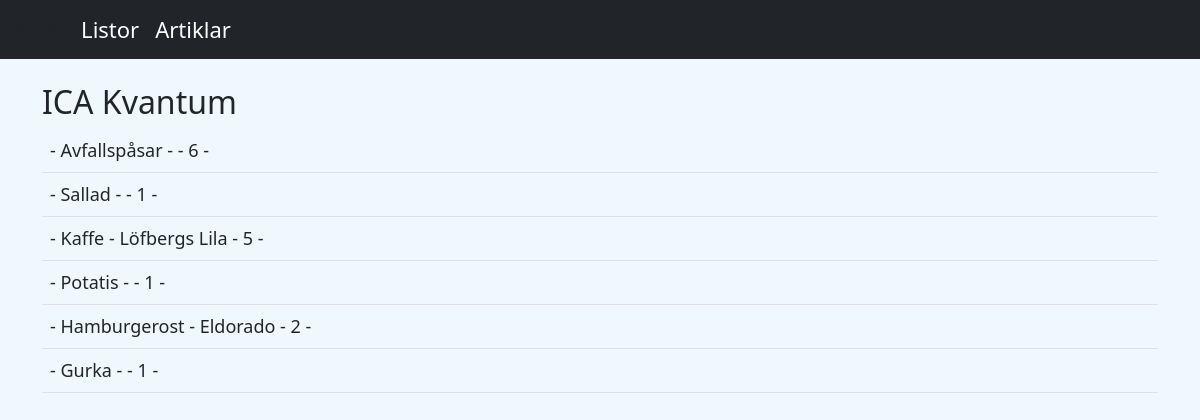
/posts/6/ICA Kvantum, run on the app's committed database.
### app.py (models this page shows, shortened)
class Postss(db.Model):
    id = db.Column(db.Integer, primary_key=True)
    name = db.Column(db.String(100), nullable=False)
    info = db.Column(db.String(50), nullable=False)
    category = db.Column(db.String(20), nullable=False)
    date_added = db.Column(db.DateTime, nullable=False, default=datetime.utcnow)
    done = db.Column(db.Boolean, default=False)
    poster_id = db.Column(db.Integer, db.ForeignKey('lists.id'))

### app.py (the view)
@app.route('/posts/<int:id>/<name>')
def posts(id,name):
    print(name)
    posts = db.session.query(Postss, Postss.name, Postss.info, Postss.category).join(Lists).filter(id == Postss.poster_id).all()
    for post in posts:
     return render_template('post.html', posts=posts, name=name)

### templates/post.html
{% extends "base.html" %}
{% block content %}
<table  class = "table table-borderd table-hover th-sm">
<h2>
    {{ name }}
</h2>
    <tbody>
    {% for post in posts %}
    <tr>
        <td>{{ post.id }} - {{ post.name }} - {{ post.info }} - {{ post.category}} - {{ post.poster_id}}
    </tr>
    </tbody>
    {% endfor %}
</table>
{% endblock %}

### static/css/style.css (style rules this page uses)
body { background: #F0F8FF; }
tbody { font-size: 18px; }

### data on the page
Postss: name "Avfallspåsar", category "6"
Postss: name "Sallad", category "1"
Postss: name "Kaffe", info "Löfbergs Lila", category "5"
Postss: name "Potatis", category "1"
Postss: name "Hamburgerost", info "Eldorado", category "2"
Postss: name "Gurka", category "1"

### other printed values
{{ name }} "ICA Kvantum"
